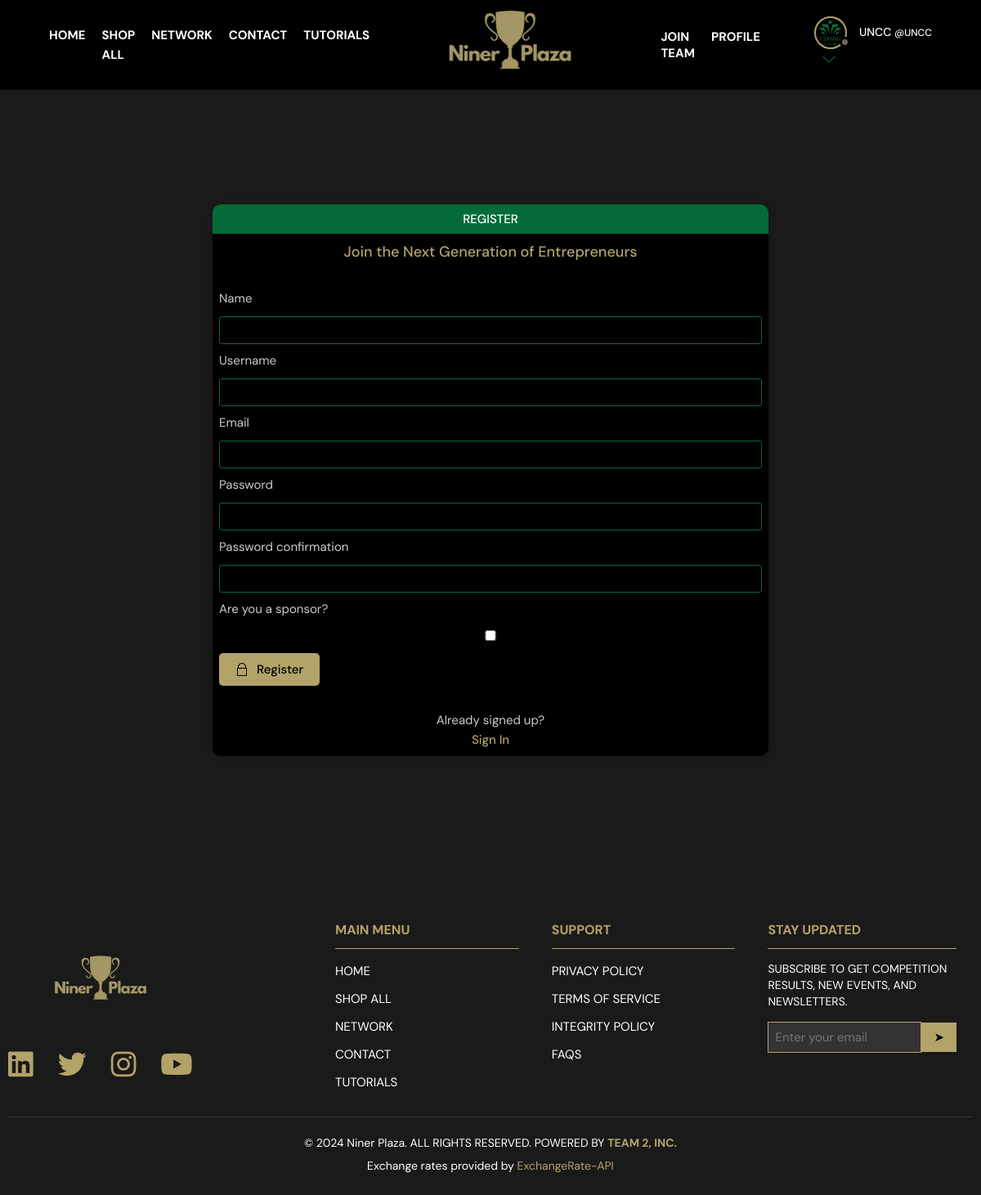
Page /register/ (signed in) on the committed database.
### base/models.py (models this page shows, shortened)
class User(AbstractUser):
    name = models.CharField(max_length=200, null=True)
    email = models.EmailField(unique=True, null=True)
    bio = models.TextField(null=True, blank=True)
    avatar = models.ImageField(null=True, default="avatar.svg")
    headline = models.CharField(max_length=200, null=True, blank=True)
    location = models.CharField(max_length=100, null=True, blank=True)
    website = models.URLField(max_length=200, null=True, blank=True)
    github = models.URLField(max_length=200, null=True, blank=True)
    linkedin = models.URLField(max_length=200, null=True, blank=True)
    resume = models.FileField(upload_to='resumes/', null=True, blank=True)
    resume_updated = models.DateTimeField(null=True, blank=True)
    is_sponsor = models.BooleanField(default=False)  # Added sponsor status
    USERNAME_FIELD = 'email'
    REQUIRED_FIELDS = ['username']

### base/views.py (the view, shortened to what this page needs)
# urls.py: path('register/', views.registerPage, name="register"),
def registerPage(request):
    page = 'register'
    form = MyUserCreationForm()
    return render(request, 'base/login_register.html', {'form': form})

### base/forms.py
class MyUserCreationForm(UserCreationForm):
    is_sponsor = forms.BooleanField(required=False, label='Are you a sponsor?')
    class Meta:
        model = User
        fields = ['name', 'username', 'email', 'password1', 'password2', 'is_sponsor']

### base/templates/base/login_register.html (shortened to what this page needs)
{% extends 'main.html' %}
{% block content %}
    <main class="auth layout">
      {% if page == 'login' %}
      <div class="container">
        <div class="layout__box">
          <div class="layout__boxHeader">
            <div class="layout__boxTitle">
              <h3>Login</h3>
            </div>
          </div>
          <div class="layout__body">
            <h2 class="auth__tagline">Join the Next Generation of Entrepreneurs</h2>
            <form class="form" action="" method="POST">
              {% csrf_token %}
              <div class="form__group form__group">
                <label for="room_name">Email</label>
                <input id="username" name="email" type="text" placeholder="e.g. john.smith@email.com" />
              </div>
              <div class="form__group">
                <label for="password">Password</label>
                <input
                  id="password"
                  name="password"
                  type="password"
                  placeholder="&bull;&bull;&bull;&bull;&bull;&bull;&bull;&bull;"
                />
              </div>
              <button class="btn btn--main" type="submit">
                <svg
                  version="1.1"
                  xmlns="http://www.w3.org/2000/svg"
                  width="32"
                  height="32"
                  viewBox="0 0 32 32"
                >
                  <title>lock</title>
                  <path
                    d="M27 12h-1v-2c0-5.514-4.486-10-10-10s-10 4.486-10 10v2h-1c-0.553 0-1 0.447-1 1v18c0 0.553 0.447 1 1 1h22c0.553 0 1-0.447 1-1v-18c0-0.553-0.447-1-1-1zM8 10c0-4.411 3.589-8 8-8s8 3.589 8 8v2h-16v-2zM26 30h-20v-16h20v16z"
                  ></path>
                </svg>
                Login
              </button>
            </form>
            <div class="auth__action">
              <p>Haven't signed up yet?</p>
              <a href="{% url 'register' %}" class="btn btn--link">Sign Up</a>
            </div>
          </div>
        </div>
      </div>
      {% else %}
      <div class="container">
        <div class="layout__box">
          <div class="layout__boxHeader">
            <div class="layout__boxTitle">
              <h3>Register</h3>
            </div>
          </div>
          <div class="layout__body">
            <h2 class="auth__tagline">Join the Next Generation of Entrepreneurs</h2>
            <form class="form" action="" method="POST">
              {% for field in form %}
              <div class="form__group form__group">
                <label for="room_name">{{field.label}}</label>
                {{field}}
              </div>
              {% endfor %}
              <button class="btn btn--main" type="submit">
                Register
              </button>
            </form>
            <div class="auth__action">
              <p>Already signed up?</p>
              <a href="{% url 'login' %}" class="btn btn--link">Sign In</a>
            </div>
          </div>
        </div>
      </div>
      {% endif %}
    </main>
{% endblock %}

### templates/sticky_header.html (shortened to what this page needs)
{% load static %}
<header class="sticky-header">
    <nav class="nav-links">
        <ul>
            <li><a href="{% url 'landing' %}" class="{% if request.path == '/' %}active{% endif %}">HOME</a></li>
            <li><a href="{% url 'shop' %}" class="{% if 'shop' in request.path %}active{% endif %}">SHOP ALL</a></li>
            <li><a href="{% url 'home' %}" class="{% if 'network' in request.path %}active{% endif %}">NETWORK</a></li>
            <li><a href="{% url 'contact' %}" class="{% if 'contact' in request.path %}active{% endif %}">CONTACT</a></li>
            <li><a href="{% url 'tutorials' %}" class="{% if 'tutorials' in request.path %}active{% endif %}">TUTORIALS</a></li>
        </ul>
    </nav>
    <div class="logo-container">
        <a href="{% url 'landing' %}">
            <img src="{% static 'images/logo.png' %}" alt="Logo" class="logo">
        </a>
    </div>
    <div class="header__menu">
        {% if request.user.is_authenticated %}
        <nav class="nav-links right-nav">
            <ul>
                <li><a href="{% url 'join-team' %}" class="{% if 'join-team' in request.path %}active{% endif %}">JOIN TEAM</a></li>
                <li><a href="{% url 'profile' %}" class="{% if 'profile' in request.path %}active{% endif %}">PROFILE</a></li>
            </ul>
        </nav>
        <div>
            <a href="{% url 'update-user' %}">
                <div class="avatar avatar--medium">
                    <img src="{{request.user.avatar.url}}" />
                </div>
                <p>{{request.user.username}} <span>@{{request.user.username}}</span></p>
            </a>
            <button class="dropdown-button" data-dropdown="#dropdown-menu">
                <svg version="1.1" xmlns="http://www.w3.org/2000/svg" width="32" height="32" viewBox="0 0 32 32">
                    <title>chevron-down</title>
                    <path d="M16 21l-13-13h-3l16 16 16-16h-3l-13 13z"></path>
                </svg>
            </button>
        </div>
        {% else %}
        <a href="{% url 'login' %}" class="btn btn--main">Login</a>
        {% endif %}
    </div>
</header>

### rows in the picture
User: user.avatar (picture), user.username "UNCC"

### other values in the picture
{{ field.label }} "Name" "Username" "Email" "Password" "Password confirmation" "Are you a sponsor?"
